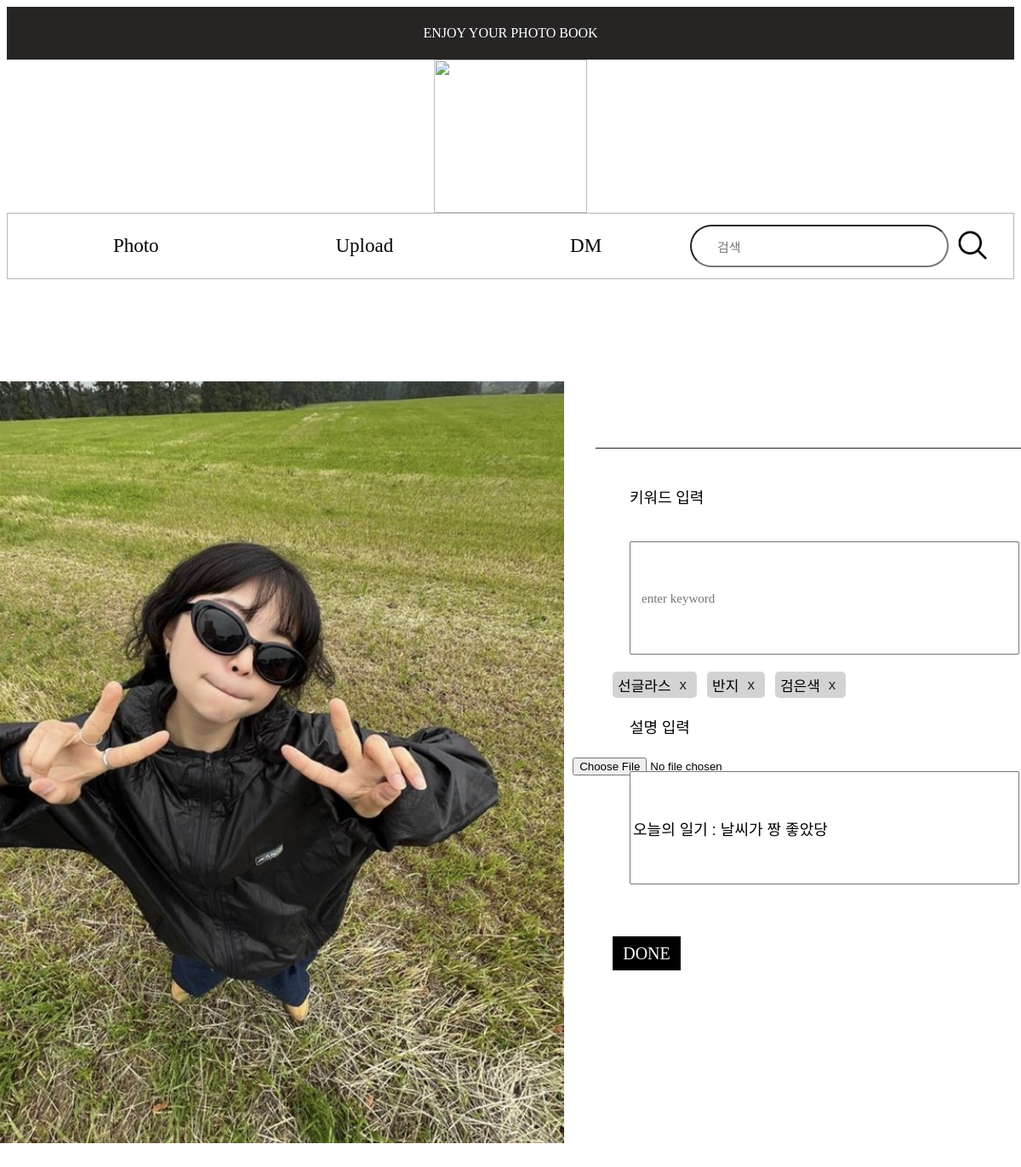
/photo_modify/1, run on the app's committed database.
### tables this page shows
CREATE TABLE photo_table (
    photo_ID INTEGER PRIMARY KEY AUTOINCREMENT,
    user_ID INTEGER NOT NULL,
    photo_img TEXT NOT NULL,
    photo_describ TEXT NOT NULL,
    FOREIGN KEY (user_ID) REFERENCES user_table(ID)
);

CREATE TABLE photo_keyword_table (
    keyword_ID INTEGER PRIMARY KEY AUTOINCREMENT,
    photo_ID INTEGER NOT NULL,
    keyword TEXT NOT NULL,
    FOREIGN KEY (photo_ID) REFERENCES photo_table(photo_ID)
);

### signup.py (the view)
@app.route('/photo_modify/<int:photo_id>', methods=['GET', 'POST'])
def modify_page(photo_id):
    if request.method == 'POST':
        description = request.form.get('description')
        keywords = json.loads(request.form.get('keywords'))
        photo_file = request.files.get('photo')
        with sqlite3.connect('photo_album.db') as con:
            cur = con.cursor()
            cur.execute('''
                UPDATE photo_table
                SET photo_describ = ?
                WHERE photo_ID = ?
            ''', (description, photo_id))
            if photo_file:
                photo_path = f'uploads/{photo_file.filename}'
                photo_file.save(f'static/{photo_path}')
                cur.execute('''
                    UPDATE photo_table
                    SET photo_img = ?
                    WHERE photo_ID = ?
                ''', (photo_path, photo_id))
            cur.execute('''
                DELETE FROM photo_keyword_table
                WHERE photo_ID = ?
            ''', (photo_id,))
            for keyword in keywords:
                cur.execute('''
                    INSERT INTO photo_keyword_table (photo_ID, keyword)
                    VALUES (?, ?)
                ''', (photo_id, keyword))
            con.commit()
        return jsonify(success=True)
    else:
        with sqlite3.connect('photo_album.db') as con:
            cur = con.cursor()
            cur.execute('''
                SELECT photo_img, photo_describ
                FROM photo_table
                WHERE photo_ID = ?
            ''', (photo_id,))
            photo = cur.fetchone()
            cur.execute('''
                SELECT keyword
                FROM photo_keyword_table
                WHERE photo_ID = ?
            ''', (photo_id,))
            keywords = cur.fetchall()
        keywords = [keyword[0] for keyword in keywords]
        return render_template('photo_modify.html',
                            photo_id=photo_id,
                            photo_img=photo[0],
                            description=photo[1],
                            keywords=keywords)

### templates/photo_modify.html (shortened to what this page needs)
<!DOCTYPE html>
<html>
<head>
    <link rel="stylesheet" href="{{ url_for('static', filename='photo_modify.css') }}" />
</head>
<body>
    <div id='top'>ENJOY YOUR PHOTO BOOK</div>
    <div id="camera_img_container">
        <img id='camera_img' src="{{ url_for('static', filename='assets/camera.png') }}">
    </div>
    <div id="container">
        <div id='topbar_container'>
            <div class="topbar_btn_container"><button class='topbar_btn' onclick="location.href='{{ url_for('mainpage') }}'">Photo</button></div>
            <div class="topbar_btn_container"><button class='topbar_btn' onclick="location.href='{{ url_for('photo_upload') }}'">Upload</button></div>
            <div class="topbar_btn_container"><button class='topbar_btn' onclick="location.href='{{ url_for('dm_list') }}'">DM</button></div>
            <div id="keyword_container">
                <form action="search_keyword" method="POST">
                    <input type="text" id="keyword" name="keyword" placeholder="검색">
                    <button id="search_btn"><img id='search_img' src="{{ url_for('static', filename='assets/search.png') }}"></button>
                </form>
            </div>
        </div>
        <div id="photo_container">
            <div class="photo">
                <form id="photoForm" method="POST" enctype="multipart/form-data" action="{{ url_for('modify_page', photo_id=photo_id) }}">
                    <div class="addImage" id="image-show">
                        <img src="{{ url_for('static', filename=photo_img) }}" style="width: 100%; height: 100%; object-fit: cover;">
                    </div>
                    <input type="file" id="fileInput" name="photo" accept="image/*" onchange="loadFile(this)">
                    <div id='photo_detail_container'>
                        <div class="photo_detail">
                            <p class="line"></p>
                            <div class="photo_text_container">
                                <p class="input_text">키워드 입력</p>
                                <input type="text" id="key" name="key" placeholder="enter keyword">
                                <div id="keywordList">
                                    {% for keyword in keywords %}
                                        <span class="keyword_box" id="existingKeyword">{{ keyword }}</span>
                                    {% endfor %}
                                </div>
                                <p class="input_text">설명 입력</p>
                                <input type="text" id="des" name="des" placeholder="enter description" value="{{ description }}">
                            </div>
                            <div id="button-container">
                                <button type="button" value="DONE" id="upload_btn" class="upload_btn">DONE</button>
                            </div>
                        </div>
                    </div>
                </form>
            </div>
        </div>
    </div>
</body>
</html>

### static/photo_modify.css (style rules this page uses)
body { font-family: 'Pretendard-Regular'; }
#top { display: flex; justify-content: center; align-items: center; background-color: #272424; color : #FFFFFF; height: 62px; }
#container { display: grid; grid-template-columns: repeat(3, 1fr); grid-template-rows: auto; gap: 0; }
#camera_img_container { display: flex; justify-content: center; align-items: center; }
#camera_img { width: 180px; height: 180px; }
#topbar_container { grid-column: 1/4; border-style: solid; border-color:#b7b7b7; border-width: 1px; display: flex; justify-content: center; align-items: center; height: 76px; padding: 0 20px; }
.topbar_btn_container { display: flex; justify-content: center; align-items: center; gap : 20px; flex-wrap: nowrap; flex-grow : 1; }
.topbar_btn { color:black; background-color: #FFFFFF; border:0px; font-size: 23px; font-family: 'Pretendard-Regular'; }
#keyword_container { margin-left: auto; display: flex; justify-content: flex-end; }
#search_btn { background-color: #FFFFFF; border:0px; }
#keyword { border-radius: 50px; width: 278px; height: 44px; font-size: 22px; padding-left: 20px; }
input::placeholder { display: flex; align-items: center; font-size: 20px; padding-left: 10px; font-family: 'Pretendard-Regular'; }
#search_img { width:44px; height: 44px; }
form { display: flex; align-items: center; justify-content: center; }
#photo_container { grid-row : 2/4; grid-column: 1/3; }
.photo { margin-top: 120px; display: flex; align-items: center; flex-direction: column; }
.addImage { width: 784px; height: 895px; background-color: lightgray; overflow: hidden; margin: 0px 10px 10px 0px; }
#photo_detail_container { position: absolute; right : 100px; top: 300px; width: 33.33%; height: 100%; }
.photo_detail { margin-top: 200px; display: flex; flex-direction: column; }
.line { position: absolute; top: 210px; left: 0; content: ""; background-color: #272424; height: 1px; width: 500px; }
.input_text { margin: 20px; display: flex; font-size: 18px; align-items: flex-start; }
.photo_text_container { margin-top: 30px; padding: 20px; display: flex; flex-direction: column; align-items: flex-start; width: auto; }
#key { margin: 20px; width: 450px; height: 127px; font-size: 18px; }
#des { margin: 20px; width: 450px; height: 127px; font-size: 18px; }
input::placeholder { font-size: 15px; font-family: 'Pretendard-Regular'; }
.upload_btn { display: block; position: absolute; top: 800px; right : 300px; font-size: 20px; background-color: black; color: white; text-align: center; align-items: center; border: 0; width: 80px; height: 40px; font-family: 'Pretendard-Regular'; }

### data on the page
photo_table: photo_img (picture), des "오늘의 일기 : 날씨가 짱 좋았당"
photo_keyword_table: keyword "선글라스"
photo_keyword_table: keyword "반지"
photo_keyword_table: keyword "검은색"
